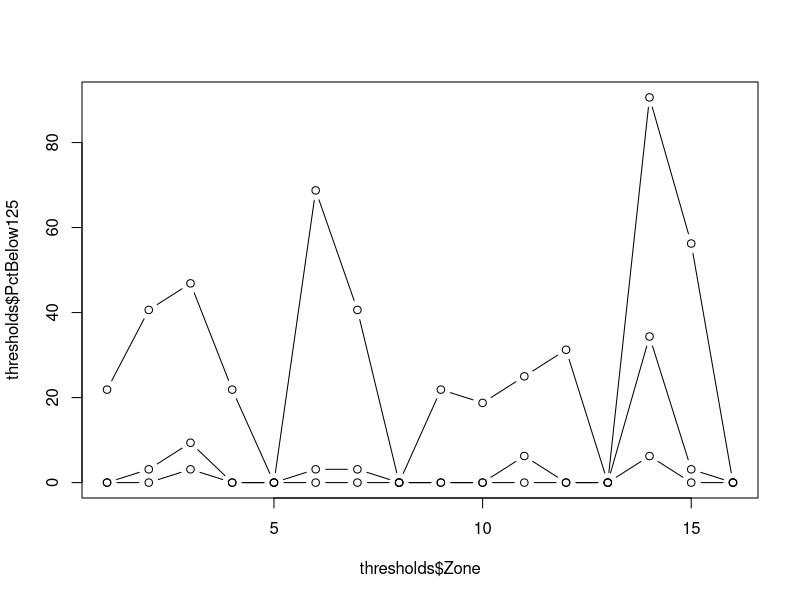

The R source for this figure:
#install.packages("rlang")
#install.packages("dplyr")
#install.packages("readr")
#install.packages("ggplot2")

library(dplyr)
library(readr)

# Load your long-format ice depth data
df <- read_csv("Windigo_Ice_Depths_Unpivoted.csv", show_col_types = FALSE)

# Ensure numeric
df$Depth <- as.numeric(df$Depth)

# Compute thresholds by Zone
thresholds <- df %>%
    group_by(Zone) %>%
    summarise(
        PctBelow075 = mean(Depth < 0.75, na.rm = TRUE) * 100,
        PctBelow100 = mean(Depth < 1.00, na.rm = TRUE) * 100,
        PctBelow125 = mean(Depth < 1.25, na.rm = TRUE) * 100
    )

# Save output
# write_csv(thresholds, "Thresholds.csv")

plot(thresholds$Zone, thresholds$PctBelow125, type="b")
lines(thresholds$Zone, thresholds$PctBelow100, type="b")
lines(thresholds$Zone, thresholds$PctBelow075, type="b")
